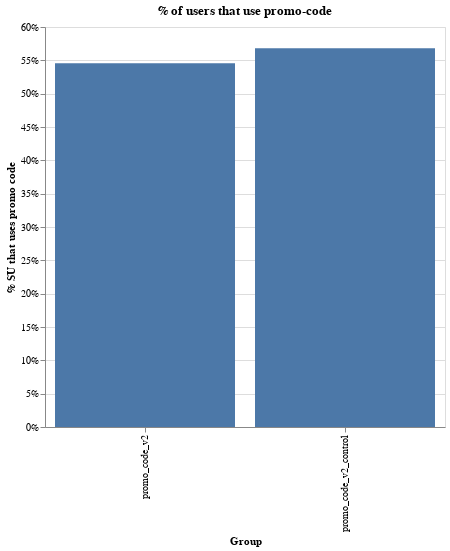

The notebook cell this image was saved under:
### Markdown cell above
### 3. Impact on promo code usage. 

There is of course a risk that the new less prominent way of advertising promo-codes makes it harder for user to use them. 

We show the % of SU (sign up complete) that use a promo-code below: in the variant, promo-code usage drops by 2.5pp from 40.9% to 38.4%.

### Code cell
df = pd.read_csv("promo_code.csv")

df = df.groupby(["user_id", "se_property"])["promo"].agg("max").reset_index()

# what % of users used a promo code?

df = df.groupby(["se_property"])["promo"].agg("mean").reset_index()

alt.Chart(df).mark_bar().encode(
    x=alt.X("se_property:N", axis=alt.Axis(title="Group")),
    y=alt.Y("promo:Q", axis=alt.Axis(title="% SU that uses promo code", format="%")),
).properties(title="% of users that use promo-code", width=400, height=400).display(
    renderer="svg"
)

### Figure 1 — Vega-Lite specification as saved in the notebook (floating-point values rounded to 4 significant figures)
{"config": {"view": {"continuousWidth": 400, "continuousHeight": 300}}, "data": {"name": "data-e271dc5ac1c4e89e9b6824aaf4aa8822"}, "mark": "bar", "encoding": {"x": {"type": "nominal", "axis": {"title": "Group"}, "field": "se_property"}, "y": {"type": "quantitative", "axis": {"format": "%", "title": "% SU that uses promo code"}, "field": "promo"}}, "height": 400, "title": "% of users that use promo-code", "width": 400, "$schema": "https://vega.github.io/schema/vega-lite/v4.0.2.json", "datasets": {"data-e271dc5ac1c4e89e9b6824aaf4aa8822": [{"se_property": "promo_code_v2", "promo": 0.5457}, {"se_property": "promo_code_v2_control", "promo": 0.5682}]}}
